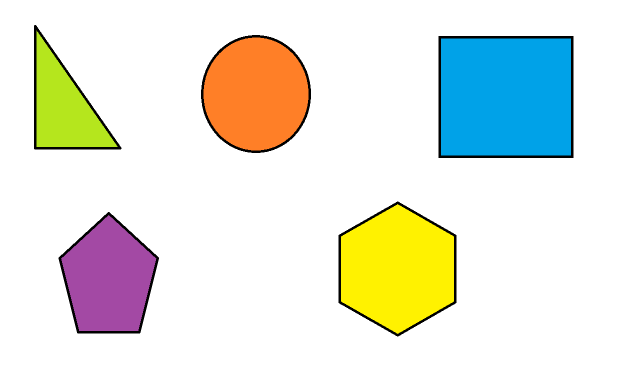
#> input picture shapes.jpg, 1248 x 765 px, found by its file name (shown at 1/2 size)
$ python chapter-8.py
#> lines starting #> are read from the running program, lines starting #| are printed output that depends on the picture; after the words box and inside, x2 and y2 are one past the last pixel; in counts of white or black regions, pixels touching at a corner belong together
import cv2
import numpy as np

def getContours(img):
    contours, heirarchy = cv2.findContours(img,cv2.RETR_EXTERNAL,cv2.CHAIN_APPROX_NONE)
    for cnt in contours:
        area = cv2.contourArea(cnt)
        print(area)
        if(area>500):
            cv2.drawContours(imgContour,cnt,-1,(255,0,0),3)
            peri = cv2.arcLength(cnt,True)
            approx = cv2.approxPolyDP(cnt,0.02*peri,True)
            print(len(approx))
            objCor = len(approx)
            x,y,h,w = cv2.boundingRect(approx)

            if objCor == 3:
                shapeType = "Tri"
            elif objCor == 4:
                shapeType = "Quad"
            elif objCor == 5:
                shapeType = "Penta"
            elif objCor == 6:
                shapeType = "Hexa"
            else:
                shapeType = "Circle"
            cv2.rectangle(imgContour,(x,y),(x+h,y+w),(0,255,0),2)
            cv2.putText(imgContour,shapeType,
                        (x+(w//2)-10,y+(h//2)-10),cv2.FONT_ITALIC,0.8,(0,0,0),2)

path = 'resources/shapes.jpg'
img = cv2.imread(path)
#> img is the input picture: shape (765, 1248, 3); mean B, G, R 220.7, 231.9, 229.1
img = cv2.resize(img,(300,300))
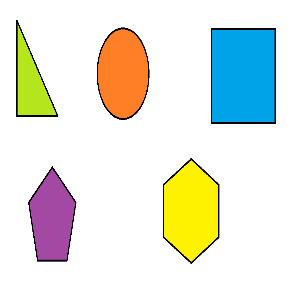
#> img: shape (300, 300, 3); mean B, G, R 220.7, 231.8, 228.9
imgContour = img.copy()
imgGray = cv2.cvtColor(img, cv2.COLOR_BGR2GRAY)
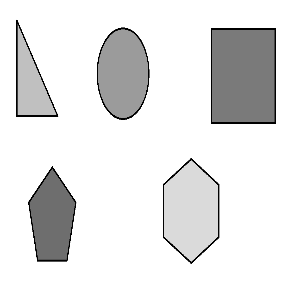
#> imgGray: shape (300, 300); min 0, max 255, mean 229.7
imgBlur = cv2.GaussianBlur(imgGray,(7,7),1)
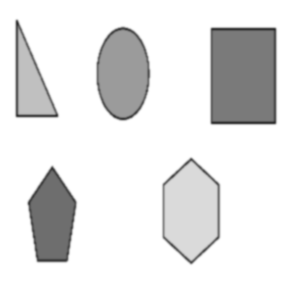
#> imgBlur: shape (300, 300); min 47, max 255, mean 229.7
imgCanny = cv2.Canny(imgBlur,50,50)
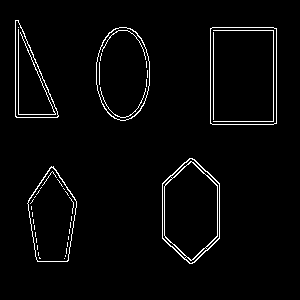
#> imgCanny: shape (300, 300); 2.9% white in thin lines or dots, all inside (x1, y1, x2, y2) = (15, 20, 277, 264)
imgBlank = np.zeros_like(img)
getContours(imgCanny)
#> in getContours, `contours, heirarchy = cv2.findContours(img,cv2.RETR_EXTERNAL,cv2.CHAIN..`: contours = 5 contours; box (x1, y1, x2, y2) and area: (210, 27, 277, 125) 6394, (162, 158, 220, 264) 4665, (96, 27, 150, 121) 3950, (27, 166, 77, 262) 3306, (15, 20, 59, 118) 2284
#> the loop in getContours, `for cnt in contours:` made 5 passes
#> (area, peri, approx, objCor, x, y, h, w) on passes 3, 5: (6394, 323.7, [[210, 28], [210, 123], [276, 123], [276, 28]], 4, 210, 28, 67, 96), (2284, 255.4, [[15, 20], [15, 116], [57, 117]], 3, 15, 20, 43, 98)
#> (area, peri, objCor, x, y, h, w, shapeType) on passes 1, 2, 4: (3306, 250.2, 5, 27, 166, 50, 96, 'Penta'), (4665, 265.4, 6, 162, 158, 58, 106, 'Hexa'), (3950, 248.7, 8, 96, 27, 54, 94, 'Circle')
#| 3306.0
#| 5
#| 4665.0
#| 6
#| 6394.0
#| 4
#| 3950.0
#| 8
#| 2284.0
#| 3
#> after the loop in getContours, `for cnt in contours:`:
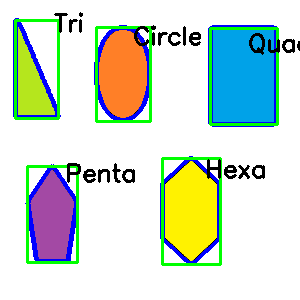
#> imgContour: shape (300, 300, 3); 11.25% of pixels changed, all inside (x1, y1, x2, y2) = (13, 12, 300, 266)

imgS1 = np.hstack((imgGray,imgBlur,imgCanny))
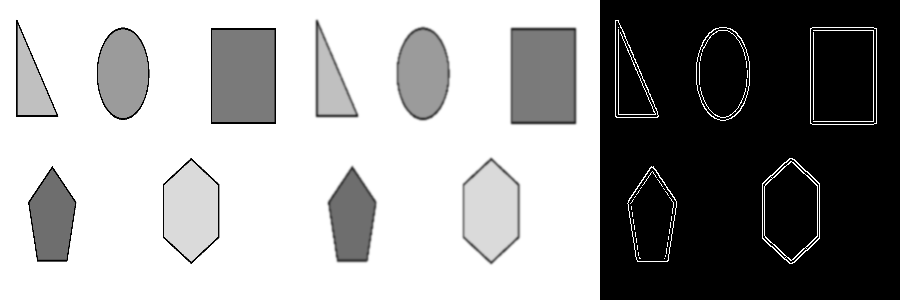
#> imgS1: shape (300, 900); min 0, max 255, mean 155.5
imgS2 = np.hstack((img,imgBlank,imgContour))
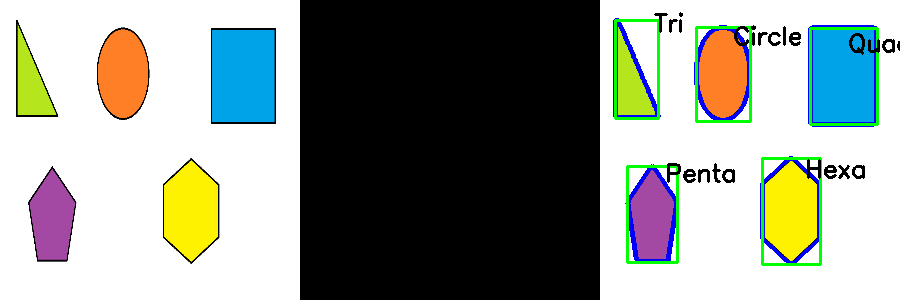
#> imgS2: shape (300, 900, 3); mean B, G, R 143, 151.1, 145.1
cv2.imshow("Stack Image",imgS1)
cv2.imshow("Stack Image Main",imgS2)
cv2.waitKey(0)
